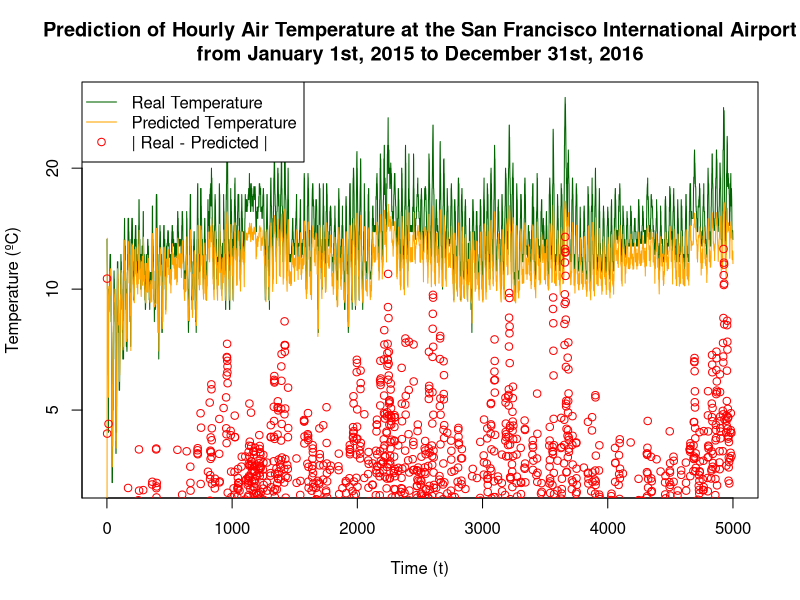

Write the R code that produced this figure.
##############################
#       Test Stats Plot      #
##############################
data <- read.csv("../data/data1_mlp_results.txt", header=TRUE)

png("data1_plot.png", width=1000, height=625)

colorReal <- "darkgreen"
colorPredicted <- "orange"
colorDiff <- "red"

numberPoints <- 5000 #length(data[, 1])
realValues <- head(data[, 1], n=numberPoints)
predictedValues <- head(data[, 2], n=numberPoints)
diffValues <- head(data[, 3], n=numberPoints)

plot(1:numberPoints, realValues, type="l", col=colorReal, xlab="Time (t)", ylab="Temperature (ºC)", log="y")
title(main="Prediction of Hourly Air Temperature at the San Francisco International Airport\nfrom January 1st, 2015 to December 31st, 2016")
lines(1:numberPoints, predictedValues, type="l", col=colorPredicted)
lines(1:numberPoints, diffValues, type="p", col=colorDiff)
legend("topleft",
       legend=c("Real Temperature", "Predicted Temperature", "| Real - Predicted |"),
       lty=c(1, 1, 0), pch=c(NA, NA, 1), col=c(colorReal, colorPredicted, colorDiff))

